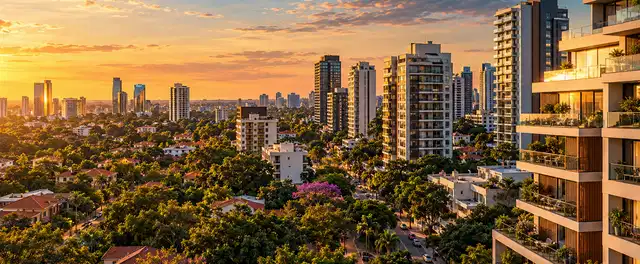
#> input picture site/assets/editorial/apartamentos-a-venda-em-cambyreta-guia-e-imobiliarias-f2aea28d1b-640.webp, 640 x 264 px
$ python -i pipeline.py   (imports and definitions only)
#> lines starting #> are read from the running program, lines starting #| are printed output that depends on the picture
#!/usr/bin/env python3
# -*- coding: utf-8 -*-
"""Reconcile, review and optimise real profile images - never on the wrong business.

Input is the ZIP of photos collected from Google Maps (one folder per profile
with an ``info.json`` and up to ten photos). Nothing from that ZIP is written
into the repository as is: it is extracted into a work directory that must live
*outside* the repository, and only reviewed images are optimised into
``site/assets/profiles/``.

An image is published when both gates pass (see tools/images/README.md):

1. **Profile identity** - the Google place is the profile, not a namesake, a
   sibling branch, another franchise office or a development (``match``, then
   ``data/images_review/identidade.csv`` for the cases rules left pending).
2. **Content** - a reviewer classified it as logo, facade, interior, team or
   institutional (``data/images_review/conteudo.csv``). Photos of listed
   properties and lots never ship; alt text comes from the class only.

Stages (checkpointed in the work directory):

    extract    verify the ZIP (size, SHA-256, CRC of every member), unpack it
    inventory  hash, dimensions, perceptual hash, logo hints - per image
    match      profile identity per folder (+ manual decisions)
    select     <= 8 distinct candidates per accepted profile for review
    sheets     numbered contact sheets of unreviewed candidates (--sheets)
    optimize   WebP variants (work dir)
    publish    reviewed images -> site/assets/profiles + data/profile_images.json
    report     reports/imagens-*.csv|json

Usage:
    python3 -I tools/images/pipeline.py --zip /path/imagens.zip \\
        --work /path/outside/repo [--sha256 <expected>] [--sheets]
"""
from __future__ import annotations

import argparse
import csv
import hashlib
import json
import os
import re
import shutil
import sys
import unicodedata
import zipfile
from collections import Counter, defaultdict
from difflib import SequenceMatcher
from pathlib import Path
from urllib.parse import urlparse

from PIL import Image, ImageOps

Image.MAX_IMAGE_PIXELS = 80_000_000  # refuse decompression bombs, allow 48 MP photos

REPO = Path(__file__).resolve().parents[2]
DATA = REPO / "data"
SITE = REPO / "site"
ASSET_DIR = SITE / "assets" / "profiles"
ASSET_URL = "/assets/profiles"
MANIFEST = DATA / "profile_images.json"
REVIEW_DIR = DATA / "images_review"
IDENTITY_REVIEW = REVIEW_DIR / "identidade.csv"   # manual identity decisions
CONTENT_REVIEW = REVIEW_DIR / "conteudo.csv"      # what each candidate shows
REPORTS = REPO / "reports"
REVIEW_POOL = 10      # candidates per profile shown for content review (every photo of a folder)

VERSION = 1           # bump to invalidate every checkpoint
EXTRACT_VERSION = 2   # 2: ZIP names decoded as UTF-8
IMAGE_EXT = {".jpg", ".jpeg", ".png", ".webp", ".gif"}
MAX_PER_PROFILE = 5
MIN_SIDE = 200        # below this a photo is not usable at gallery size
NEAR_DUP = 6          # dHash Hamming distance treated as the same picture

# What a reviewer may record, in display priority order.
TYPES = ["logo", "fachada", "interior", "equipe", "institucional"]

# Variants: (name, box, max_bytes). Box sizes come from the components:
# .identity is 62x62 in directory cards, .profile-logo 96x96 on the profile,
# both object-fit:contain; 2x covers high-density screens. The gallery column
# is at most ~320 CSS px on desktop and full width (<= 480) on phones.
PRIMARY_VARIANTS = [("124", 124, 30_000), ("192", 192, 60_000)]
GALLERY_VARIANTS = [("480", 480, 80_000), ("960", 960, 180_000)]


# ---------------------------------------------------------------------------
# helpers
# ---------------------------------------------------------------------------
def log(msg: str) -> None:
    print(msg, flush=True)


# [41 lines left out: functions sha256_file, write_json, read_json, write_csv, norm, not called in this run]


def slugify(text: str) -> str:
    return norm(text).replace(" ", "-")[:60].strip("-") or "perfil"


GENERIC = set("""
inmobiliaria inmobiliarias inmobiliario inmobiliarios imobiliaria imobiliarias imoveis imovel
real estate state realty realtor s a sa srl r l eas sae sociedad anonima responsabilidad limitada
unipersonal sucursal casa central matriz agencia oficina oficinas representacion bienes raices
propiedades propiedad negocios inmuebles inmueble de del la las los el y e en group grupo py
paraguay paraguaya paraguayo asesor asesora agente consultora emprendimientos emprendimiento
servicios inversiones inversion gestion gestiones gestoria soluciones desarrollo desarrollos
constructora arquitectura juridico venta ventas the and corporacion compania asesoria
suc constructor inmobilaria agentes mision
""".split())
FRANCHISES = {"century21", "remax", "era", "skyone", "keymex"}

# Spellings Google uses for the same municipality.
CITY_ALIASES = {
    "ciudad del este": ["ciudad del este", "cd del este", "cde"],
    "pedro juan caballero": ["pedro juan caballero", "pjc"],
    "doctor juan eulogio estigarribia": ["juan eulogio estigarribia", "campo 9", "campo nueve"],
    "san estanislao": ["san estanislao", "santani"],
    "tomas romero pereira": ["tomas romero pereira", "maria auxiliadora"],
    "juan emilio oleary": ["oleary", "juan e oleary"],
    "san pedro del ycuamandiyu": ["san pedro del ycuamandiyu", "ycuamandiyu", "san pedro"],
    "san ignacio guazu": ["san ignacio"],
    "coronel oviedo": ["coronel oviedo", "cnel oviedo"],
    "presidente franco": ["presidente franco", "pdte franco"],
    "mariano roque alonso": ["mariano roque alonso", "m r alonso"],
    "yguazu": ["yguazu"],
}


def city_variants(city: str) -> list[str]:
    n = norm(city)
    return CITY_ALIASES.get(n, [n]) if n else []


def contains_phrase(hay: str, needle: str) -> bool:
    return bool(needle) and re.search(rf"(?<![a-z0-9]){re.escape(needle)}(?![a-z0-9])", hay) is not None


# [16 lines left out: functions registrable, dhash, not called in this run]


def hamming(a: str, b: str) -> int:
    return bin(int(a, 16) ^ int(b, 16)).count("1")


# ---------------------------------------------------------------------------
# profiles
# ---------------------------------------------------------------------------
# [23 lines left out: functions load_profiles, split_name, not called in this run]


def distinctive(text: str, extra_generic: set[str] = frozenset()) -> list[str]:
    return [t for t in norm(text).split() if t not in GENERIC and t not in extra_generic]


# ---------------------------------------------------------------------------
# stage: extract
# ---------------------------------------------------------------------------
# [411 lines left out: functions stage_extract, analyse_image, stage_inventory, token_hits, match_folder, stage_match and 5 more, not called in this run]


def trim_logo(im: Image.Image) -> Image.Image:
    """Drop uniform borders (letterbox bars, transparent margins) around a logo."""
    from PIL import ImageChops
    if im.mode == "RGBA":
        bbox = im.getchannel("A").point(lambda v: 255 if v > 8 else 0).getbbox()
    else:
        rgb = im.convert("RGB")
        bg = Image.new("RGB", rgb.size, rgb.getpixel((0, 0)))
        bbox = ImageChops.difference(rgb, bg).convert("L").point(lambda v: 255 if v > 24 else 0).getbbox()
    if not bbox or (bbox[2] - bbox[0]) * (bbox[3] - bbox[1]) > 0.97 * im.width * im.height:
        return im
    pad = round(0.04 * max(bbox[2] - bbox[0], bbox[3] - bbox[1]))
    return im.crop((max(0, bbox[0] - pad), max(0, bbox[1] - pad),
                    min(im.width, bbox[2] + pad), min(im.height, bbox[3] + pad)))


# [64 lines left out: functions render_variant, _encode_job, stage_optimize, not called in this run]


# ---------------------------------------------------------------------------
# stage: publish
# ---------------------------------------------------------------------------
ALT = {
    "logo": ("Logotipo de {n}", "Logomarca de {n}"),
    "fachada": ("Fachada de {n}{en}", "Fachada de {n}{em}"),
    "interior": ("Oficina de {n}{en}", "Escritório de {n}{em}"),
    "equipe": ("Equipo de {n}", "Equipe de {n}"),
    "institucional": ("Imagen institucional de {n}", "Imagem institucional de {n}"),
}
TYPE_CAP = {"logo": 1, "fachada": 2, "interior": 2, "equipe": 2, "institucional": 1}


def maps_link(url: str) -> str:
    m = re.search(r"[?&]cid=(\d+)", url or "")
    return f"https://maps.google.com/?cid={m.group(1)}" if m else ""


# [274 lines left out: functions stage_publish, stage_report, main, not called in this run]


# [2 lines not run here, left out]

>>> from PIL import Image
>>> picture = Image.open('../../site/assets/editorial/apartamentos-a-venda-em-cambyreta-guia-e-imobiliarias-f2aea28d1b-640.webp')
#> picture is the input picture: PIL image 640x264 RGB; mean R, G, B 133.3, 101.5, 64
>>> result = trim_logo(picture)
#> in trim_logo, `bg = Image.new("RGB", rgb.size, rgb.getpixel((0, 0)))`:
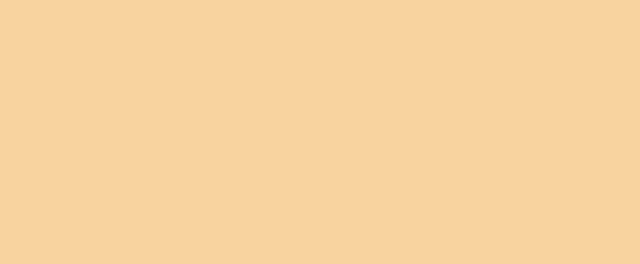
#> bg: PIL image 640x264 RGB; mean R, G, B 246, 211, 161
#> in trim_logo, `bbox = ImageChops.difference(rgb, bg).convert("L").point(lambda v: 255..`: bbox = (0, 0, 640, 264)
